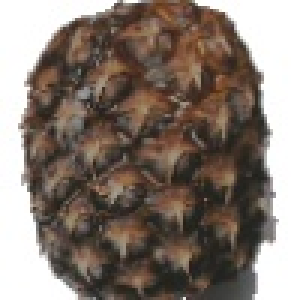
#> input picture Fruits/1_Pineapples/173_100.jpg, 100 x 100 px (shown 3 times larger); its folder holds only this picture in this run
$ jupyter execute --allow-errors 'Fruit Logistic Regression-Edited.ipynb'
#> lines starting #> are read from the running program, lines starting #| are printed output that depends on the picture
[cell 1]
#https://github.com/mGalarnyk/Python_Tutorials/blob/master/Sklearn/Logistic_Regression/LogisticRegression_toy_digits.ipynb

from sklearn.datasets import load_digits
from sklearn.model_selection import train_test_split
import numpy as np

import matplotlib.pyplot as plt
import seaborn as sns

# Used for Confusion Matrix
from sklearn import metrics

[cell 2]
digits = load_digits()

[cell 3]
print(digits)

[cell 4]
digits.data.shape

[cell 5]
digits.target.shape

[cell 6]
plt.figure(figsize=(20,4))
for index, (image, label) in enumerate(zip(digits.data[0:5], digits.target[0:5])):
    plt.subplot(1, 5, index + 1)
    plt.imshow(np.reshape(image, (8,8)), cmap=plt.cm.gray)
    plt.title('Training: %i\n' % label, fontsize = 20)
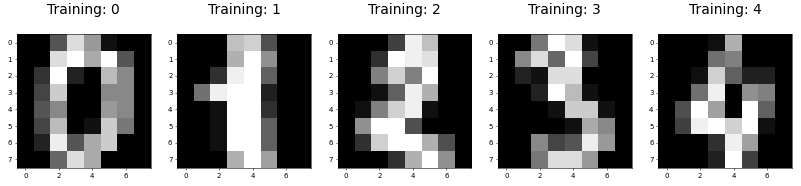
#> figure drawn by matplotlib, 5 panels

[cell 7]
# test_size: what proportion of original data is used for test set
x_train, x_test, y_train, y_test = train_test_split(
    digits.data, digits.target, test_size=0.25, random_state=0)

[cell 8]
print(x_train.shape)

[cell 9]
print(y_train.shape)

[cell 10]
print(y_train)

[cell 11]
print(x_test.shape)

[cell 12]
print(y_test.shape)

[cell 13]
from sklearn.linear_model import LogisticRegression

[cell 14]
#Make Intance of Logistic Regression Model
FruitRegr = LogisticRegression()

[cell 15]
FruitRegr.fit(x_train, y_train)

[cell 16]
# Returns a NumPy Array
# Predict for One Observation (image)
FruitRegr.predict(x_test[0].reshape(1,-1))

[cell 17]
# Predict for Multiple Observations (images) at Once
FruitRegr.predict(x_test[0:10])

[cell 18]
# Make predictions on entire test data
predictions = FruitRegr.predict(x_test)

[cell 19]
predictions.shape

[cell 20]
# Use score method to get accuracy of model
score = FruitRegr.score(x_test, y_test)
print(score)

[cell 21]
#
#Confusion Matrix (Matplotlib)
#A confusion matrix is a table that is often used to describe the performance of a classification model (or "classifier") on a set of test data for which the true values are known.

def plot_confusion_matrix(cm, title='Confusion matrix', cmap='Pastel1'):
#> called with cm = array of shape (10, 10), title = 'Confusion matrix', cmap = 'Pastel1'
    plt.figure(figsize=(9,9))
    plt.imshow(cm, interpolation='nearest', cmap=cmap)
    plt.title(title, size = 15)
    plt.colorbar()
    tick_marks = np.arange(10)
    plt.xticks(tick_marks, ["0", "1", "2", "3", "4", "5", "6", "7", "8", "9"], rotation=45, size = 10)
    plt.yticks(tick_marks, ["0", "1", "2", "3", "4", "5", "6", "7", "8", "9"], size = 10)
    plt.tight_layout()
    plt.ylabel('Actual label', size = 15)
    plt.xlabel('Predicted label', size = 15)
    width, height = cm.shape

    for x in range(width):
        for y in range(height):
            plt.annotate(str(cm[x][y]), xy=(y, x),
                        horizontalalignment='center',
                        verticalalignment='center')

[cell 22]
# confusion matrix
confusion = metrics.confusion_matrix(y_test, predictions)
print('Confusion matrix')
print(confusion)
plt.figure()
plot_confusion_matrix(confusion);
plt.show();
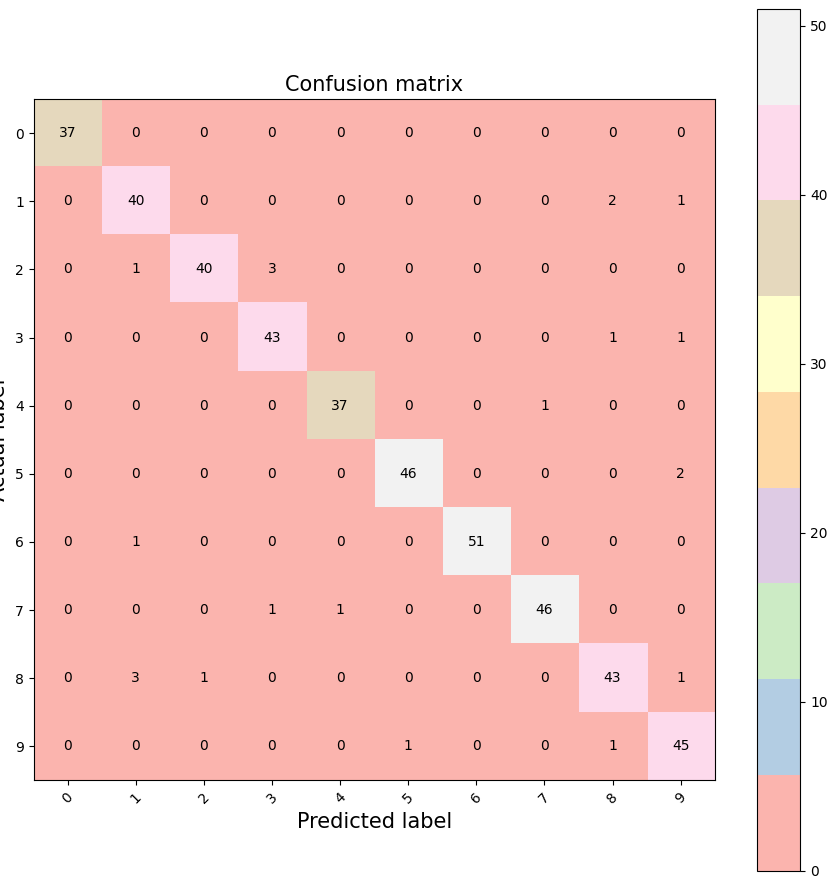
#> figure drawn by matplotlib, 2 panels

[cell 23]
index = 0
misclassifiedIndex = []
for predict, actual in zip(predictions, y_test):
    if predict != actual:
        misclassifiedIndex.append(index)
    index +=1

[cell 24]
plt.figure(figsize=(20,4))
for plotIndex, wrong in enumerate(misclassifiedIndex[10:15]):
    plt.subplot(1, 5, plotIndex + 1)
    plt.imshow(np.reshape(x_test[wrong], (8,8)), cmap=plt.cm.gray)
    plt.title('Predicted: {}, Actual: {}'.format(predictions[wrong], y_test[wrong]), fontsize = 20)
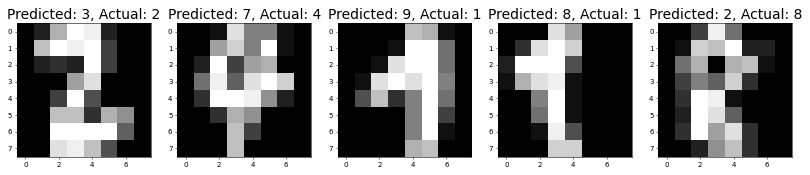
#> figure drawn by matplotlib, 5 panels

[cell 25]
# resize image and force a new shape
from PIL import Image
# load the image
#> (the rest of this cell did not finish here and is left out)

[cell 26]
#https://scikit-image.org/docs/dev/user_guide/getting_started.html
import skimage
from skimage import io
import os
# filename = os.path.join(skimage.data_dir, 'Bananas(lady_finger)1.jpg')
filename = os.path.join('Bananas(lady_finger)1.jpg')
from skimage import io
#> (the rest of this cell did not finish here and is left out)

#> (a cell that did not finish here is left out)

[cell 28]
#Folders with Images
Folders = ["1_Pineapples", "2_Strawberry", "3_Banana", "4_Lychee", "5_Apple", "6_Raspberry", "7_Peach", "8_Orange", "9_Lime", "10_Pomegranate"]
#> Folders = ['1_Pineapples', '2_Strawberry', '3_Banana', '4_Lychee', '5_Apple', '6_Raspberry', '7_Peach', '8_Orange', '9_Lime', '10_Pomegranate']

[cell 29]
#Convert Pineapple Images to Arrays
#Reference for Converting JPGs to Arrays
#https://scikit-image.org/docs/dev/user_guide/getting_started.html
# import os
# from skimage import io
#Define a list of all JPG Arrays
# ModelJPGArrays = []
# Labels = []

[cell 30]
#Convert Pineapple Images to Arrays
#Reference for Converting JPGs to Arrays
#https://scikit-image.org/docs/dev/user_guide/getting_started.html

import os
from skimage import io
#Define a list of all JPG Arrays
ModelJPGArrays = []
Labels = []

#Append ModelJPGArrays
directory = 'Fruits/1_Pineapples/'
PineappleArrays = []
for file in os.listdir(directory):
   if file.endswith(".jpg"):
        jpg = (f'Fruits/1_Pineapples/{file}')
        jpgarray = io.imread(jpg)
#> jpgarray is the input picture: shape (100, 100, 3); mean R, G, B 134.7, 122.5, 113.7
        PineappleArrays.append(jpgarray)
        ModelJPGArrays.append(jpgarray)
        Labels.append(1)

directory = 'Fruits/2_Strawberry/'
StrawberryArrays = []
#> (the rest of this cell did not finish here and is left out)
